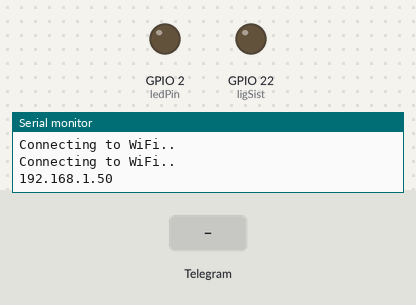
Bench run of a sketch on a simulated ESP32. Parts: output pins drawn as LEDs (lit = HIGH), the last lines printed to the serial monitor. The inputs (shaded band) are chosen by the test bench. WiFi joins after 1.5 s; servers stay silent unless stated; network time is answered at once with the bench clock; the local clock reads 2024-03-15 10:24:30 at power-on unless the sketch sets it.

Above: at 5.4 s.
5.5 s: Telegram message "/lig" received
At 7.5 s:
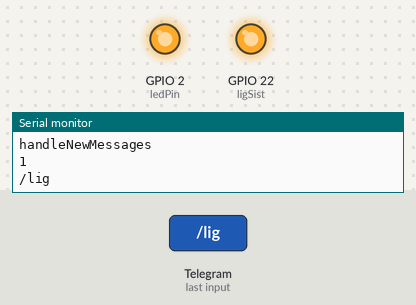
9.2 s: Telegram message "/desl" received
At 11.1 s:
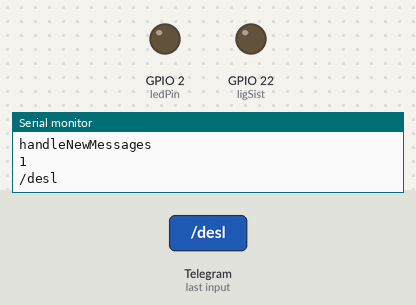
Timing chart, 0 to 12.6 s (numbered marks = the images above; inputs shaded):
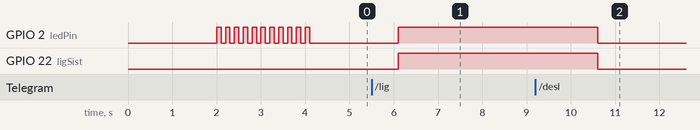

Measured:
- after the input at 5.5 s, GPIO 2 (ledPin), GPIO 22 (ligSist): LOW → HIGH after 0.60 s
- after the input at 9.2 s, GPIO 2 (ledPin), GPIO 22 (ligSist): HIGH → LOW after 1.4 s

The sketch:

Irriga_Dinho.ino
```cpp
// https://randomnerdtutorials.com/telegram-control-esp32-esp8266-nodemcu-outputs/

#include <WiFi.h>
#include <WiFiClientSecure.h>
#include <UniversalTelegramBot.h>   // Universal Telegram Bot Library written by Brian Lough: https://github.com/witnessmenow/Universal-Arduino-Telegram-Bot
#include <ArduinoJson.h>
//Bibliotecas do Relógio
#include <NTPClient.h>
#include <WiFiUdp.h>

const char* ssid = "Embasa USA-M";
const char* password = "Sup0rt3!@#";

// Initialize Telegram BOT
#define BOTtoken "6135423460:AAGvQYE39MHGyYtb4g78JpKl_Z4X279aUKc"  // your Bot Token (Get from Botfather)
#define CHAT_ID "984798692"

WiFiClientSecure client;
UniversalTelegramBot bot(BOTtoken, client);
WiFiUDP ntpUDP;
NTPClient ntp(ntpUDP);

// Checks for new messages every 1 second.
int botRequestDelay = 1000;
unsigned long lastTimeBotRan;

const int ledPin  = 2;
int ligSist = 22;
bool ledState     = LOW;

// Handle what happens when you receive new messages
void handleNewMessages(int numNewMessages) {

  Serial.println("handleNewMessages");
  Serial.println(String(numNewMessages));

  for (int i=0; i<numNewMessages; i++) {
    // Chat id of the requester
    String chat_id = String(bot.messages[i].chat_id);
    if (chat_id != CHAT_ID){
      bot.sendMessage(chat_id, "Unauthorized user", "");
      continue;
    }

    // Print the received message
    String text = bot.messages[i].text;
    Serial.println(text);

    String from_name = bot.messages[i].from_name;

    if (text == "/start") {
      ntp.update();
      String welcome = ntp.getFormattedDate() + ".\n\n";
      welcome += "Bem-vindo, " + from_name + ".\n";
      welcome += "Use os seguintes comandos para controlar o sistema de Irrigação: \n\n";
      welcome += "/lig para LIGAR a irrigação\n";
      welcome += "/desl para DESLIGAR a irrigação\n";
      welcome += "/estado para verificar o estado da saída \n";
      bot.sendMessage(chat_id, welcome, "");
    }

    if (text == "/lig"){
      bot.sendMessage(chat_id, "A Irrigação foi LIGADA", "");
      ledState = HIGH;
      digitalWrite(ledPin, ledState);
      digitalWrite(ligSist, HIGH);
    }

    if (text == "/desl"){
      bot.sendMessage(chat_id, "A Irrigação foi DESLIGADA", "");
      ledState = LOW;
      digitalWrite(ledPin, ledState);
      digitalWrite(ligSist, LOW);

    }

    if (text == "/estado") {
      if (digitalRead(ledPin)){
        bot.sendMessage(chat_id, "O Sistema está LIGADO", "");
      }
      else{
        bot.sendMessage(chat_id, "O Sistema está DESLIGADO", "");
      }
    }
  }
}

void tempo(){
  ntp.update();

  if (((ntp.getHours() == 9) && (ntp.getMinutes() == 0))                // HORÁRIO 1
    || ((ntp.getHours() == 17) && (ntp.getMinutes() == 0)))              // HORÁRIO 2
    {
    bot.sendMessage(CHAT_ID, "Irrigação foi LIGADA pelo horário estabelecido. Aguarde completar o ciclo", "");
    ledState = HIGH;
    digitalWrite(ledPin, ledState);
    digitalWrite(ligSist, HIGH);
    delay(60000);                                                         // TEMPO DA IRRIGAÇÃO LIGADA

    bot.sendMessage(CHAT_ID, "A Irrigação foi DESLIGADA.", "");
    ledState = LOW;
    digitalWrite(ledPin, ledState);
    digitalWrite(ligSist, LOW);
  }
}

void setup() {
  Serial.begin(115200);

  pinMode(ledPin, OUTPUT);
  pinMode(ligSist, OUTPUT);

  digitalWrite(ledPin, ledState);

  // Connect to Wi-Fi
  WiFi.mode(WIFI_STA);
  WiFi.begin(ssid, password);
  // #ifdef ESP32
    client.setCACert(TELEGRAM_CERTIFICATE_ROOT); // Add root certificate for api.telegram.org
  // #endif
  while (WiFi.status() != WL_CONNECTED) {
    delay(1000);
    Serial.println("Connecting to WiFi..");
  }
  // Print ESP32 Local IP Address
  Serial.println(WiFi.localIP());

  for (int w=0; w<=10; w++) //Sinalização de conectado com sucesso
  {
    digitalWrite(ledPin, HIGH);
    delay(100);
    digitalWrite(ledPin, LOW);
    delay(100);
  }

  //Relógio e Data
  ntp.begin();
  ntp.setTimeOffset(-10800); //-10800 Formato Brasil
}


void loop() {

  if (millis() > lastTimeBotRan + botRequestDelay)  {
    int numNewMessages = bot.getUpdates(bot.last_message_received + 1);

    while(numNewMessages) {
      Serial.println("got response");
      handleNewMessages(numNewMessages);
      numNewMessages = bot.getUpdates(bot.last_message_received + 1);
    }
    lastTimeBotRan = millis();
  }
  tempo();

}
```
